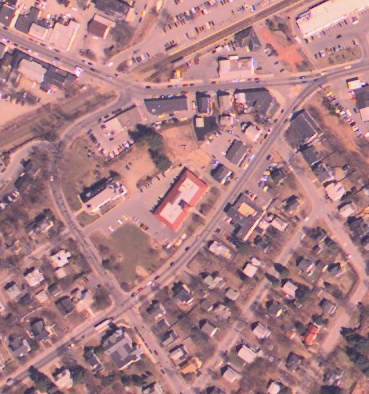
//> input picture Bildverarbeitung 2/Serie_04/ocvImageRegistration/cmake-build-debug/westconcordaerial.png, 369 x 394 px
$ ./main   (built with g++ and OpenCV 4)
//> lines starting //> are read from the running program, lines starting //| are printed output that depends on the picture
#include <iostream>

#include <opencv2/opencv.hpp>
#include <opencv2/highgui/highgui.hpp>
#include <opencv2/imgproc.hpp>

// create array for images
cv::Mat img1,img2,img_trans, img_out;

// title of the image window
cv::String windowName = "Bildueberlagerung";

int main() {
    // Read the file and convert to grayscale
    img1 = cv::imread("westconcordaerial.png");
//> img1 is the input picture: 394 rows x 369 cols, CV_8UC3; mean B, G, R 132.9, 126.6, 173.1
    img2 = cv::imread("westconcordorthophoto.png");
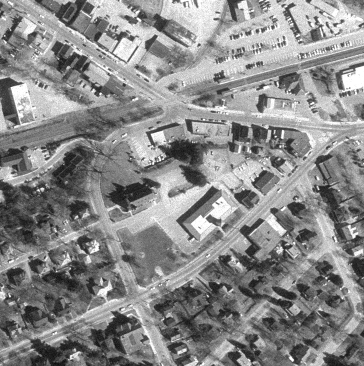
//> input picture Bildverarbeitung 2/Serie_04/ocvImageRegistration/cmake-build-debug/westconcordorthophoto.png, 364 x 366 px
//> img2 is the input picture: 366 rows x 364 cols, CV_8UC3; min 13, max 255, mean 137.8

    // abort, if no image could be loaded
    if (img1.empty() && img2.empty()){
        std::cout << "ERROR:imread() image not found" << std::endl;
        std::cout << "Press ENTER to quit." << std::endl;
        getchar();
        return(-1);
    }

    // select Points
    std::vector<cv::Point2f> p1,p2;

    p1.emplace_back(123, 305);
    p1.emplace_back(316, 81);
    p1.emplace_back(130, 91);

    p2.emplace_back(135, 299);
    p2.emplace_back(348, 131);
    p2.emplace_back(177, 109);

    // mark points in image
    for (int i = 0; i < 3; ++i) {
        cv::drawMarker(img1,p1[i],0);
        cv::drawMarker(img2,p2[i],0);
    }
//> img1: 394 rows x 369 cols, CV_8UC3; mean B, G, R 132.8, 126.5, 172.9
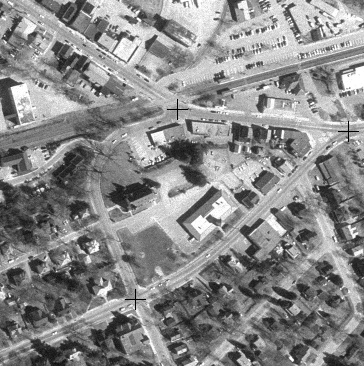
//> img2: 366 rows x 364 cols, CV_8UC3; min 0, max 255, mean 137.7

    // affine transformation
    cv::Mat hAff = getAffineTransform(p1, p2);
    warpAffine(img1, img_trans, hAff, img2.size());
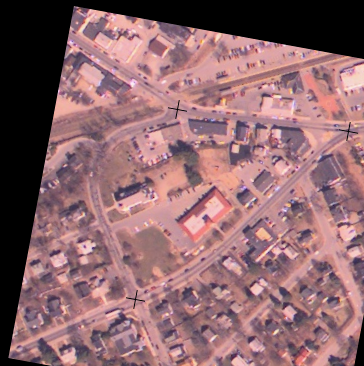
//> img_trans: 366 rows x 364 cols, CV_8UC3; mean B, G, R 108.2, 103, 141

    // overlay img2 and transformed img1
    double alpha = 0.5; double beta;
    beta = ( 1.0 - alpha );
    addWeighted( img_trans, alpha, img2, beta, 0.0, img_out);
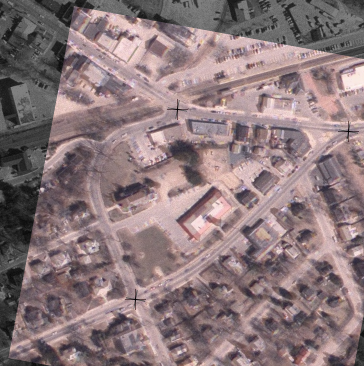
//> img_out: 366 rows x 364 cols, CV_8UC3; mean B, G, R 122.9, 120.4, 139.3

    // show images
    cv::imshow("img1", img1);
    cv::imshow("img2", img2);
    cv::imshow(windowName, img_out);


    // @subsection Main application loop:
    char c;  // keyboard input character
    for (;;) {
        c = cv::waitKey(0);
//> the 'q' key is pressed
        if (c == 27)    // ESCAPE key pressed
            break;
        if (c == 'q')   // q-key pressed (Quit)
            break;
        // Stop, if window was closed:
        if (cv::getWindowProperty(windowName, cv::WND_PROP_AUTOSIZE) == -1) // quit, if window was closed
            break;
    }
    return 0;
}
